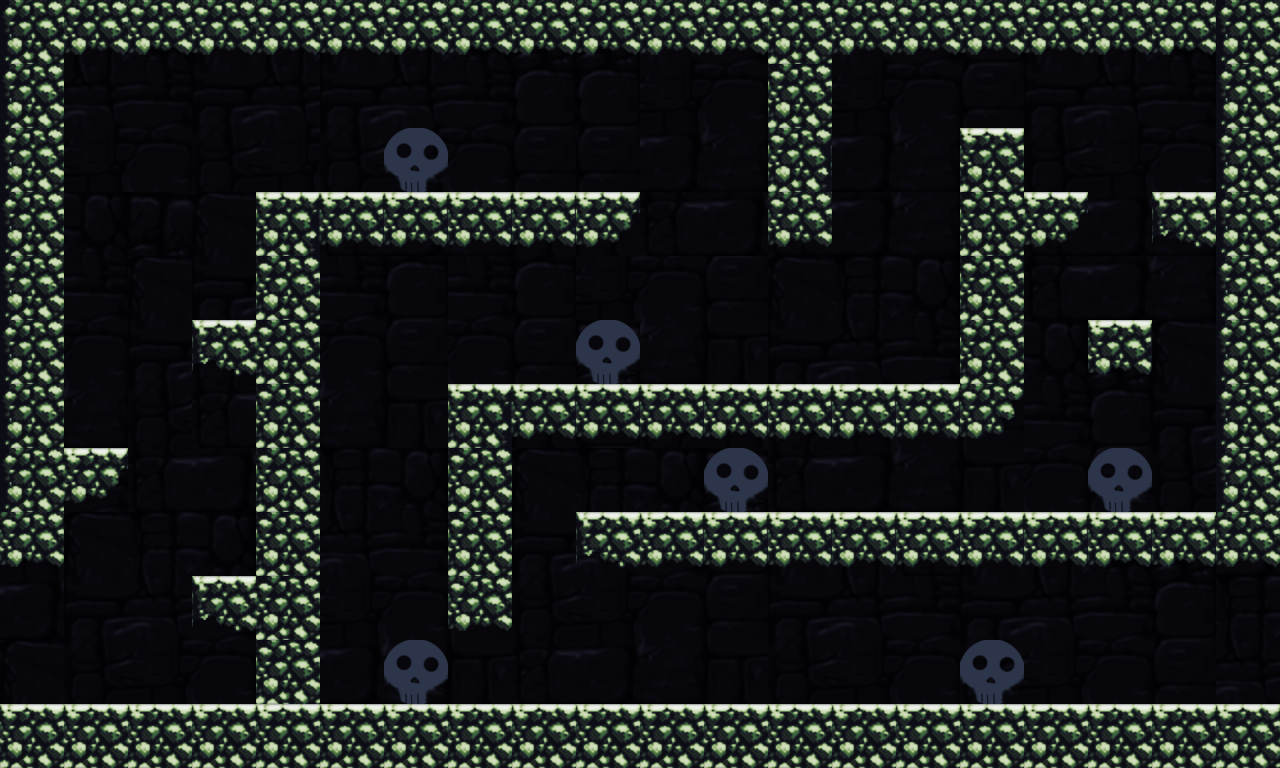

Tiled map render using the project's own tile images. Description and the map definition, with tile-layer contents summarised, below:
An orthogonal 20x12 tile map with 64x64 px tiles, 2 tile layers (level, GameElements), 2 tilesets, 1 image layer and 16 objects.

<map version="1.0" orientation="orthogonal" renderorder="right-down" width="20" height="12" tilewidth="64" tileheight="64" nextobjectid="48">
 <tileset firstgid="1" name="stone_tileset3" tilewidth="64" tileheight="64" tilecount="19" columns="19">
  <image source="../assets/tiles/stone_tileset3.png" trans="ff00ff" width="1216" height="64" />
 </tileset>
 <tileset firstgid="20" name="GameElement_tileset" tilewidth="64" tileheight="64" tilecount="3" columns="3">
  <image source="../assets/tiles/GameElement_tileset.png" trans="ff00ff" width="192" height="64" />
 </tileset>
 <imagelayer name="bg">
  <image source="../assets/tiles/dungeon_bg.png" />
 </imagelayer>
 <layer name="level" width="20" height="12">
  <data>[240 cells, 104 non-empty, 11 distinct tile ids]</data>
 </layer>
 <objectgroup name="objects">
  <object id="31" x="-1" y="0" width="66" height="564" />
  <object id="32" x="66" y="450" width="56" height="48" />
  <object id="33" x="65" y="0" width="1215" height="50" />
  <object id="34" x="769" y="49" width="61" height="191" />
  <object id="35" x="258" y="193" width="379" height="51" />
  <object id="36" x="257" y="245" width="63" height="459" />
  <object id="37" x="193" y="577" width="63" height="52" />
  <object id="38" x="191" y="321" width="63" height="50" />
  <object id="39" x="0" y="705" width="1280" height="63" />
  <object id="40" x="449" y="385" width="567" height="51" />
  <object id="42" x="448" y="436" width="63" height="190" />
  <object id="43" x="578" y="510" width="701" height="54" />
  <object id="44" x="961" y="128" width="60" height="257" />
  <object id="45" x="1024" y="194" width="60" height="49" />
  <object id="46" x="1156" y="195" width="61" height="48" />
  <object id="47" x="1217" y="49" width="61" height="460" />
 </objectgroup>
 <layer name="GameElements" width="20" height="12">
  <data>[240 cells, 6 non-empty, 1 distinct tile ids]</data>
 </layer>
</map>
